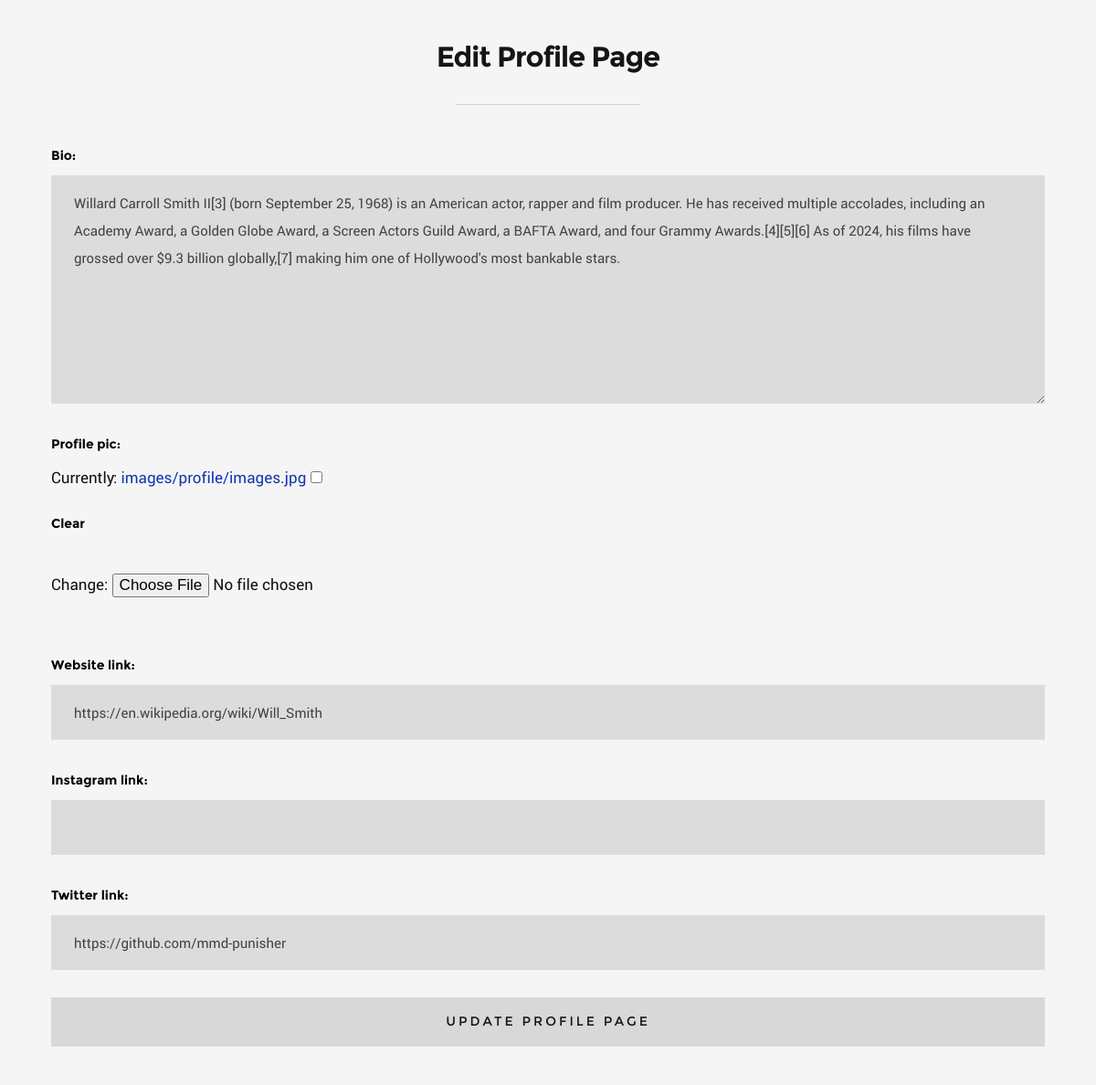
The page /members/mmd_mousa/edit-profile-page/ (signed in) on the database as committed earlier.
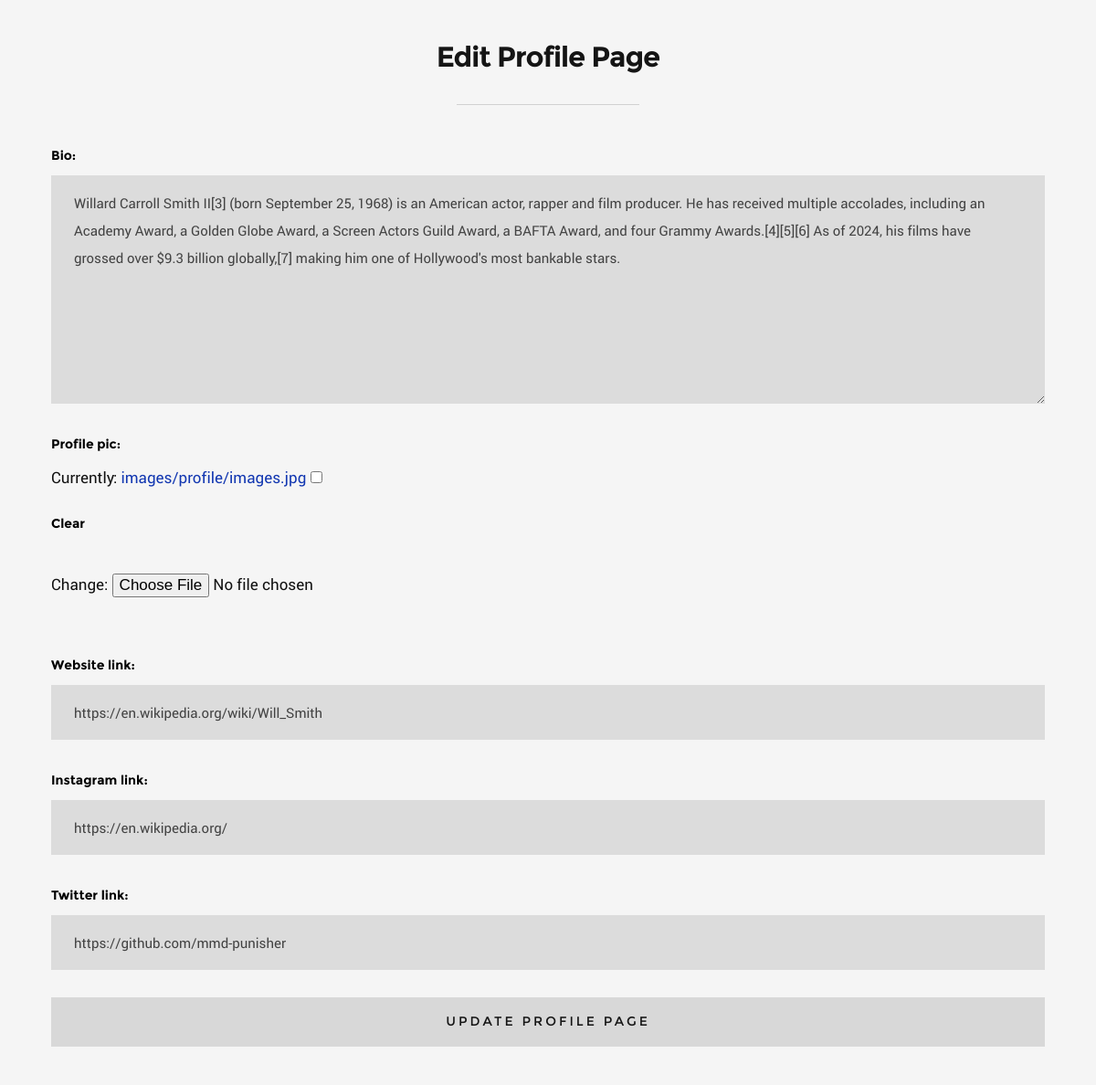
The same page on the database as committed later.
### blog/models.py (models this page shows, shortened)
class Profile(models.Model):
    user = models.OneToOneField(User, null=True, on_delete=models.CASCADE)  # Associate with User model
    bio = models.TextField(max_length=500)
    profile_pic = models.ImageField(null=True, blank=True, upload_to='images/profile/')
    website_link = models.CharField(max_length=255, null=True, blank=True)
    instagram_link = models.CharField(max_length=255, null=True, blank=True)
    twitter_link = models.CharField(max_length=255, null=True, blank=True)
    slug = models.SlugField(max_length=100, unique=True, blank=True)

### members/views.py (the view)
# urls.py: path('<slug:slug>/edit-profile-page/', views.EditProfilePageView.as_view(), name='edit-profile-page-url'),
class EditProfilePageView(generic.UpdateView):
    model = Profile
    template_name = 'registration/edit_profile_page.html'
    form_class = ProfilePageForm
    success_url = reverse_lazy('home-url')

### members/forms.py
class ProfilePageForm(forms.ModelForm):
    class Meta:
        model = Profile
        fields = ['bio', 'profile_pic', 'website_link', 'instagram_link', 'twitter_link']
        widgets = {
            'bio': forms.Textarea(attrs={'class': 'full-width', 'placeholder': 'Maximum 500 characters'}),
            'website_link': forms.TextInput(attrs={'class': 'full-width'}),
            'instagram_link': forms.TextInput(attrs={'class': 'full-width'}),
            'twitter_link': forms.TextInput(attrs={'class': 'full-width'})
        }

### members/templates/registration/edit_profile_page.html (shortened to what this page needs)
{% extends '_layout.html' %}
{% load static %}
{% block content %}
    {% if user.is_authenticated %}
        {% if user.id == profile.user.id %}
            <section id="page-header">
                <div class="row current-cat">
                    <div class="col-full">
                        <h1>Edit Profile Page</h1>
                    </div>
                </div>
            </section>
            <section id="bricks" class="with-top-sep">
                <div class="row current-cat">
                    <div class="col-full">
                        <form method="POST" enctype="multipart/form-data">
                            {{ form.as_p }}
                            <button class="btn full-width">Update Profile Page</button>
                        </form>
                    </div>
                </div>
            </section>
        {% endif %}
    {% else %}
        <img src="{% static 'images/access-denied.png' %}" alt="Access Denied">
    {% endif %}
{% endblock %}

Rows that differ between the two databases and show on the page:
changed Profile "https://en.wikipedia.org/wiki/Will_Smith": instagram_link (not shown) → "https://en.wikipedia.org/"
